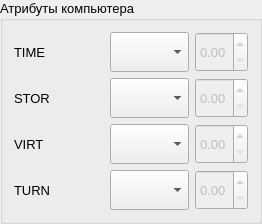
        <widget class="QGroupBox" name="gbComputer">
         <property name="font">
          <font>
           <pointsize>10</pointsize>
          </font>
         </property>
         <property name="title">
          <string>Атрибуты компьютера</string>
         </property>
         <layout class="QGridLayout" name="gridLayout_2">
          <item row="1" column="1">
           <widget class="QComboBox" name="cbSTOR">
            <property name="sizePolicy">
             <sizepolicy hsizetype="Preferred" vsizetype="Minimum">
              <horstretch>0</horstretch>
              <verstretch>0</verstretch>
             </sizepolicy>
            </property>
            <property name="minimumSize">
             <size>
              <width>0</width>
              <height>40</height>
             </size>
            </property>
            <property name="maximumSize">
             <size>
              <width>16777215</width>
              <height>40</height>
             </size>
            </property>
           </widget>
          </item>
          <item row="1" column="0">
           <widget class="QLabel" name="lblSTOR">
            <property name="sizePolicy">
             <sizepolicy hsizetype="Fixed" vsizetype="Preferred">
              <horstretch>0</horstretch>
              <verstretch>0</verstretch>
             </sizepolicy>
            </property>
            <property name="minimumSize">
             <size>
              <width>90</width>
              <height>40</height>
             </size>
            </property>
            <property name="maximumSize">
             <size>
              <width>90</width>
              <height>40</height>
             </size>
            </property>
            <property name="toolTip">
             <string>&lt;html&gt;&lt;head/&gt;&lt;body&gt;&lt;p&gt;Ограничение объема основной памяти&lt;/p&gt;&lt;/body&gt;&lt;/html&gt;</string>
            </property>
            <property name="text">
             <string>STOR</string>
            </property>
           </widget>
          </item>
          <item row="3" column="1">
           <widget class="QComboBox" name="cbTURN">
            <property name="sizePolicy">
             <sizepolicy hsizetype="Preferred" vsizetype="Minimum">
              <horstretch>0</horstretch>
              <verstretch>0</verstretch>
             </sizepolicy>
            </property>
            <property name="minimumSize">
             <size>
              <width>0</width>
              <height>40</height>
             </size>
            </property>
            <property name="maximumSize">
             <size>
              <width>16777215</width>
              <height>40</height>
             </size>
            </property>
           </widget>
          </item>
          <item row="2" column="0">
           <widget class="QLabel" name="lblVIRT">
            <property name="sizePolicy">
             <sizepolicy hsizetype="Fixed" vsizetype="Preferred">
              <horstretch>0</horstretch>
              <verstretch>0</verstretch>
             </sizepolicy>
            </property>
            <property name="minimumSize">
             <size>
              <width>90</width>
              <height>40</height>
             </size>
            </property>
            <property name="maximumSize">
             <size>
              <width>90</width>
              <height>40</height>
             </size>
            </property>
            <property name="toolTip">
             <string>&lt;html&gt;&lt;head/&gt;&lt;body&gt;&lt;p&gt;Изменчивость виртуальной машины&lt;/p&gt;&lt;/body&gt;&lt;/html&gt;</string>
            </property>
            <property name="text">
             <string>VIRT</string>
            </property>
           </widget>
          </item>
          <item row="0" column="2">
           <widget class="QDoubleSpinBox" name="dsbTIME">
            <property name="enabled">
             <bool>false</bool>
            </property>
            <property name="sizePolicy">
             <sizepolicy hsizetype="Preferred" vsizetype="Preferred">
              <horstretch>0</horstretch>
              <verstretch>0</verstretch>
             </sizepolicy>
            </property>
            <property name="minimumSize">
             <size>
              <width>0</width>
              <height>40</height>
             </size>
            </property>
            <property name="maximumSize">
             <size>
              <width>16777215</width>
              <height>40</height>
             </size>
            </property>
            <property name="maximum">
             <double>2.000000000000000</double>
            </property>
            <property name="singleStep">
             <double>0.050000000000000</double>
            </property>
           </widget>
          </item>
          <item row="3" column="0">
           <widget class="QLabel" name="lblTURN">
            <property name="sizePolicy">
             <sizepolicy hsizetype="Fixed" vsizetype="Preferred">
              <horstretch>0</horstretch>
              <verstretch>0</verstretch>
             </sizepolicy>
            </property>
            <property name="minimumSize">
             <size>
              <width>90</width>
              <height>40</height>
             </size>
            </property>
            <property name="maximumSize">
             <size>
              <width>90</width>
              <height>40</height>
             </size>
            </property>
            <property name="toolTip">
             <string>&lt;html&gt;&lt;head/&gt;&lt;body&gt;&lt;p&gt;Время реакции компьютера&lt;/p&gt;&lt;/body&gt;&lt;/html&gt;</string>
            </property>
            <property name="text">
             <string>TURN</string>
            </property>
           </widget>
          </item>
          <item row="1" column="2">
           <widget class="QDoubleSpinBox" name="dsbSTOR">
            <property name="enabled">
             <bool>false</bool>
            </property>
            <property name="sizePolicy">
             <sizepolicy hsizetype="Preferred" vsizetype="Preferred">
              <horstretch>0</horstretch>
              <verstretch>0</verstretch>
             </sizepolicy>
            </property>
            <property name="minimumSize">
             <size>
              <width>0</width>
              <height>40</height>
             </size>
            </property>
            <property name="maximumSize">
             <size>
              <width>16777215</width>
              <height>40</height>
             </size>
            </property>
            <property name="maximum">
             <double>2.000000000000000</double>
            </property>
            <property name="singleStep">
             <double>0.050000000000000</double>
            </property>
           </widget>
          </item>
          <item row="2" column="1">
           <widget class="QComboBox" name="cbVIRT">
            <property name="sizePolicy">
             <sizepolicy hsizetype="Preferred" vsizetype="Minimum">
              <horstretch>0</horstretch>
              <verstretch>0</verstretch>
             </sizepolicy>
            </property>
            <property name="minimumSize">
             <size>
              <width>0</width>
              <height>40</height>
             </size>
            </property>
            <property name="maximumSize">
             <size>
              <width>16777215</width>
              <height>40</height>
             </size>
            </property>
           </widget>
          </item>
          <item row="3" column="2">
           <widget class="QDoubleSpinBox" name="dsbTURN">
            <property name="enabled">
             <bool>false</bool>
            </property>
            <property name="sizePolicy">
             <sizepolicy hsizetype="Preferred" vsizetype="Preferred">
              <horstretch>0</horstretch>
              <verstretch>0</verstretch>
             </sizepolicy>
            </property>
            <property name="minimumSize">
             <size>
              <width>0</width>
              <height>40</height>
             </size>
            </property>
            <property name="maximumSize">
             <size>
              <width>16777215</width>
              <height>40</height>
             </size>
            </property>
            <property name="maximum">
             <double>2.000000000000000</double>
            </property>
            <property name="singleStep">
             <double>0.050000000000000</double>
            </property>
           </widget>
          </item>
          <item row="0" column="1">
           <widget class="QComboBox" name="cbTIME">
            <property name="sizePolicy">
             <sizepolicy hsizetype="Preferred" vsizetype="Minimum">
              <horstretch>0</horstretch>
              <verstretch>0</verstretch>
             </sizepolicy>
            </property>
            <property name="minimumSize">
             <size>
              <width>0</width>
              <height>40</height>
             </size>
            </property>
            <property name="maximumSize">
             <size>
              <width>16777215</width>
              <height>40</height>
             </size>
            </property>
           </widget>
          </item>
          <item row="0" column="0">
           <widget class="QLabel" name="lblTIME">
            <property name="sizePolicy">
             <sizepolicy hsizetype="Fixed" vsizetype="Preferred">
              <horstretch>0</horstretch>
              <verstretch>0</verstretch>
             </sizepolicy>
            </property>
            <property name="minimumSize">
             <size>
              <width>90</width>
              <height>40</height>
             </size>
            </property>
            <property name="maximumSize">
             <size>
              <width>90</width>
              <height>40</height>
             </size>
            </property>
            <property name="toolTip">
             <string>&lt;html&gt;&lt;head/&gt;&lt;body&gt;&lt;p&gt;Ограничение времени выполнения&lt;/p&gt;&lt;/body&gt;&lt;/html&gt;</string>
            </property>
            <property name="text">
             <string>TIME</string>
            </property>
           </widget>
          </item>
          <item row="2" column="2">
           <widget class="QDoubleSpinBox" name="dsbVIRT">
            <property name="enabled">
             <bool>false</bool>
            </property>
            <property name="sizePolicy">
             <sizepolicy hsizetype="Preferred" vsizetype="Preferred">
              <horstretch>0</horstretch>
              <verstretch>0</verstretch>
             </sizepolicy>
            </property>
            <property name="minimumSize">
             <size>
              <width>0</width>
              <height>40</height>
             </size>
            </property>
            <property name="maximumSize">
             <size>
              <width>16777215</width>
              <height>40</height>
             </size>
            </property>
            <property name="maximum">
             <double>2.000000000000000</double>
            </property>
            <property name="singleStep">
             <double>0.050000000000000</double>
            </property>
           </widget>
          </item>
         </layout>
        </widget>
